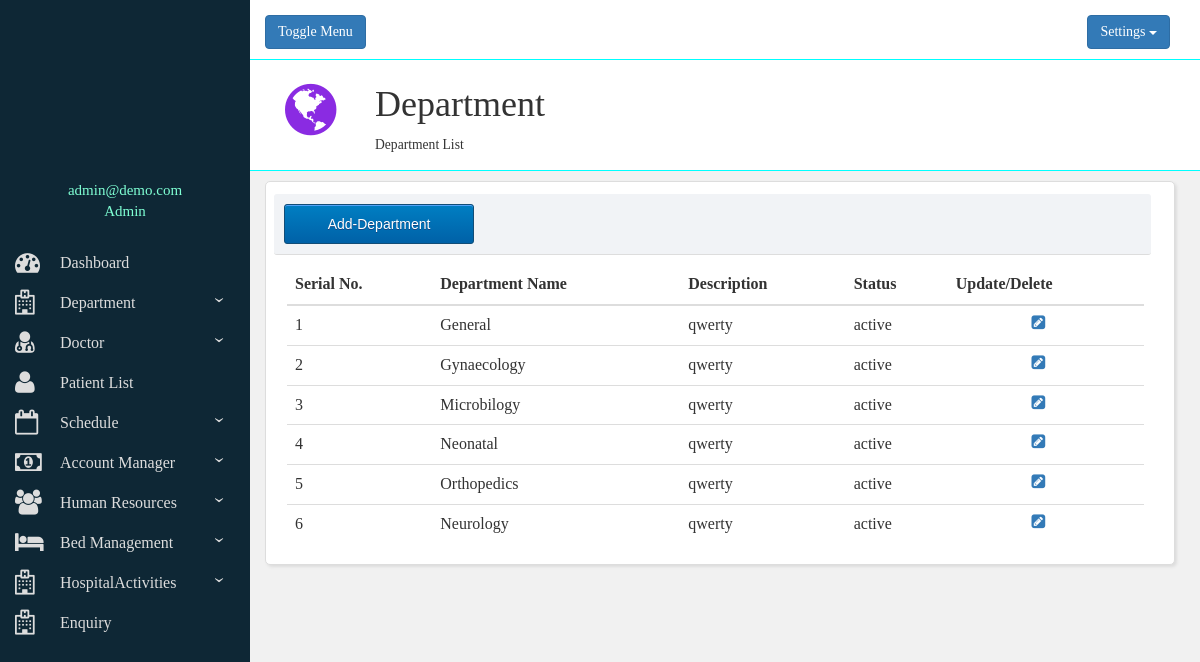
The app's page /department-list.php (signed in) with its own data.
### tables this page shows
CREATE TABLE `department` (
  `id` int(11) NOT NULL,
  `dname` varchar(30) NOT NULL,
  `description` text NOT NULL,
  `status` varchar(8) NOT NULL
);

### department-list.php (the view, shortened to what this page needs)
<?php
 include("structure.php");
?>
        <div id="change">
        	<div class="row bbtm">
              <div class="col-lg-12">
                <div class="header-icon"><i class="fa fa-globe" aria-hidden="true"></i></div>
                  <div class="header-title">
                    <h1>Department</h1>
                    <small>Department List</small>
                  </div>
              </div>
            </div>
            <div class="container-fluid relative" style="margin-top: 10px;margin-right: 30px;">
        			  <div class="row" style="padding: 10px;">
        			    <div class="col-sm-12 mbutton">
                    <a href="add-dept.php"><input type="button" class="myButton" value="Add-Department"></a>
        			    </div>
        			  </div>
        			  <div class="row" id="viewall" style="padding-right: 30px;padding-left: 10px;">
                    <?php
                            require("connection.php");
                            $str="select * from department;";
                            $result= mysqli_query($con, $str);
                            $s=1;
                    ?>
                    <table class="table table-hover">
                        <thead>
                          <tr>
                            <th>Serial No.</th>
                            <th>Department Name</th>
                            <th>Description</th>
                            <th>Status</th>
                            <th>Update/Delete</th>
                        </tr>
                        </thead>
                        <tbody>
                        <?php
                        while ($row= mysqli_fetch_array($result,MYSQLI_ASSOC)){
                            echo "<tr>";
                            echo "<td>".$s."</td>";
                            echo "<td>".$row['dname']."</td>";
                            echo "<td>".$row['description']."</td>";
                            echo "<td>".$row['status']."</td>";
                            echo "<td style='text-align:center;'><a href='editdep.php?id=$row[id]'><i class='fa fa-pencil-square' aria-hidden='true'></i></a></td>";
                            echo "</tr>";
                            $s++;
                        }
                        ?>
                        </tbody>
                      </table>
        			  </div>
        			</div>
          </div>
      </div>
    </div>
  </div>
</body>

### css/addacc.css (style rules this page uses)
div.relative { position:relative; background-color:#FFFFFF; padding-top:10px; padding-left:26px; border-radius:5px; box-shadow: 2px 2px 3px #DDDDDD; border-style:solid; border-color:#DDDDDD; border-width:1px; }
div { font-family:calibri; font-size:16px; }
td { padding-top:10px; }
.mbutton { margin-left:-13px; margin-top:-8px; background-color:#F1F3F6; border-radius:3px; padding:10px; margin-right:5px; border-bottom-width:1px; border-bottom-color:#DDDDDD; border-bottom-style:solid; }
.myButton { -moz-box-shadow:inset 0px 1px 0px 0px #54a3f7; -webkit-box-shadow:inset 0px 1px 0px 0px #54a3f7; box-shadow:inset 0px 1px 0px 0px #54a3f7; background:-webkit-gradient(linear, left top, left bottom, color-stop(0.05, #007dc1), color-stop(1, #0061a7)); background:-moz-linear-gradient(top, #007dc1 5%, #0061a7 100%); background:-webkit-linear-gradient(top, #007dc1 5%, #0061a7 100%); background:-o-linear-gradient(top, #007dc1 5%, #0061a7 100%); background:-ms-linear-gradient(top, #007dc1 5%, #0061a7 100%); background:linear-gradient(to bottom, #007dc1 5%, #0061a7 100%); filter:progid:DXImageTransform.Microsoft.gradient(startColorstr='#007dc1', endColorstr='#0061a7',GradientType=0); background-color:#007dc1; -moz-border-radius:3px; -webkit-border-radius:3px; border-radius:3px; border:1px solid #124d77; display:inline-block; cursor:pointer; color:#ffffff; font-family:Arial; font-size:14px; padding:6px 24px; text-decoration:none; text-shadow:0px 1px 0px #154682; width:190px; height:40px; }

### structure.php (style rules this page uses)
i { padding-right: 15px; font-size: 25px; }
.bbtm { border-bottom-style: solid; padding-bottom: 10px; border-width: 0.2px; border-bottom-color: aqua; background-color: #fff; }
.header-icon { float: left; padding: 20px; color: blueviolet; font-size: 60px; line-height: 60px; }
.header-title { padding: 5px 0px 5px 10px; height: 100px; margin-left: 100px; }

### records on screen
department: dname "General", description "qwerty", status "active"
department: dname "Gynaecology", description "qwerty", status "active"
department: dname "Microbilogy", description "qwerty", status "active"
department: dname "Neonatal", description "qwerty", status "active"
department: dname "Orthopedics", description "qwerty", status "active"
department: dname "Neurology", description "qwerty", status "active"

### other values on screen
$_SESSION['email'] "admin@demo.com"
$_SESSION['role'] "Admin"
